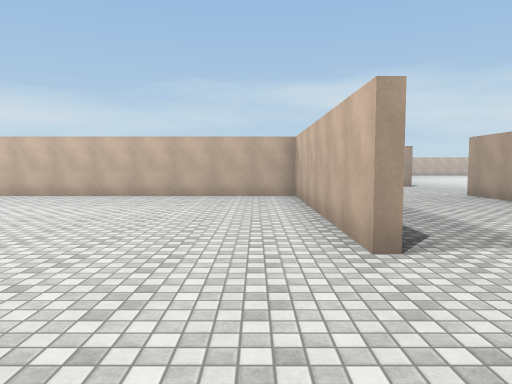
View 1 (above)

24 first-person views from a walk through a scene from a Unity 3-D project. The camera is 1.5 m above the floor, tilts 4° down and sees 70° across. The floor is counted in squares, 2 m on a side. Each view is taken from the middle of a square. On the plan, view 1 faces up. The plan holds only what a view shows up to about 11 squares ahead; the rest is blank. The place goes on beyond the plan. The player is left out. Surface patterns are stand-ins for the level's own textures.

View 2
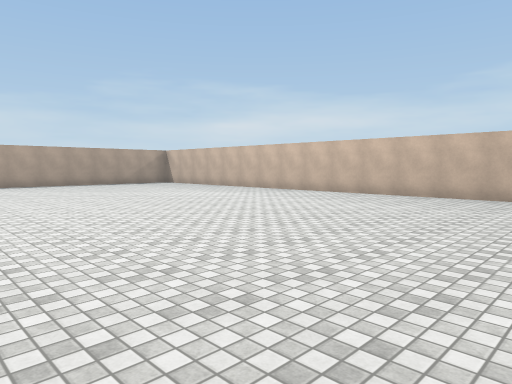

View 3
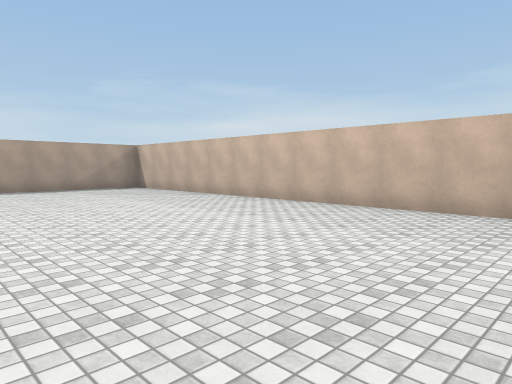

View 4
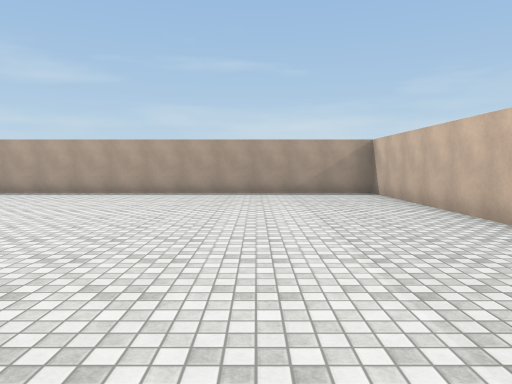

View 5
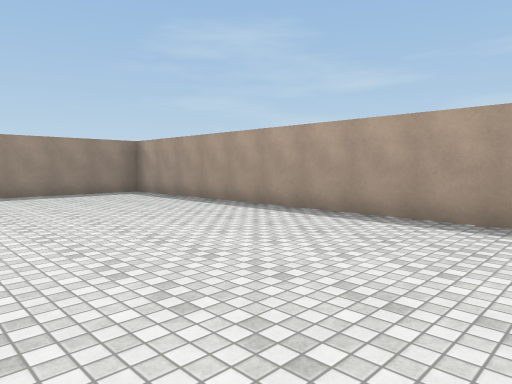

View 6
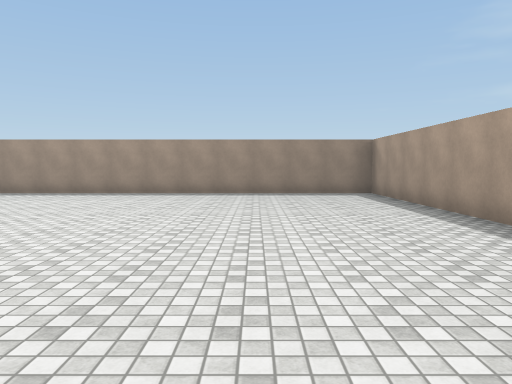

View 7
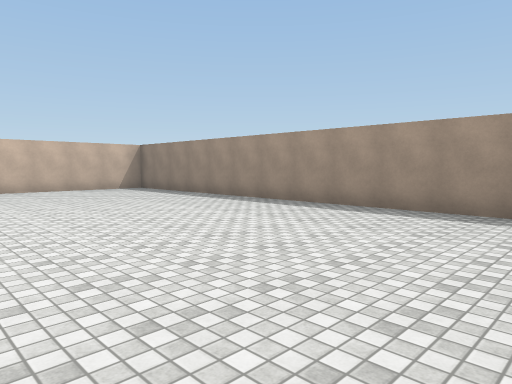

View 8
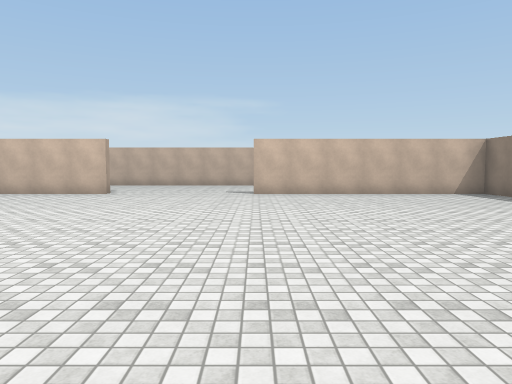

View 9
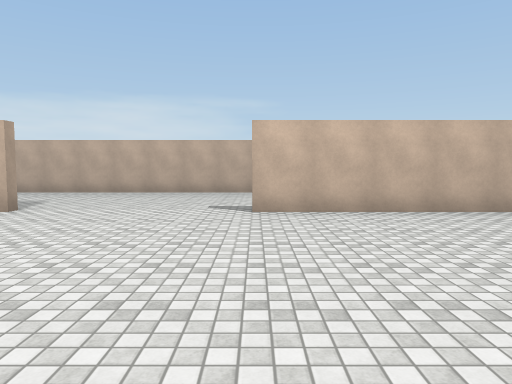

View 10
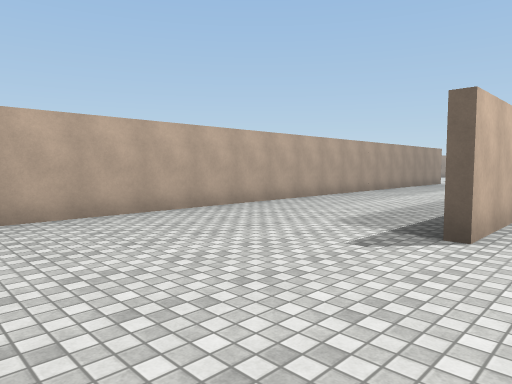

View 11
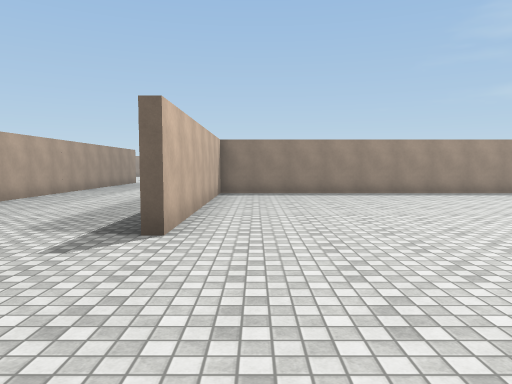

View 12
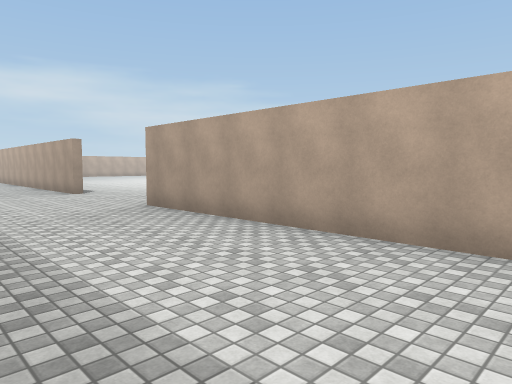

View 13
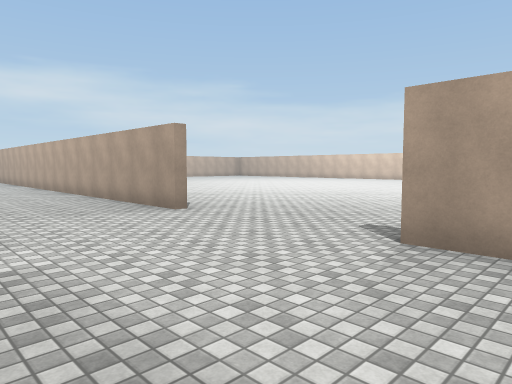

View 14
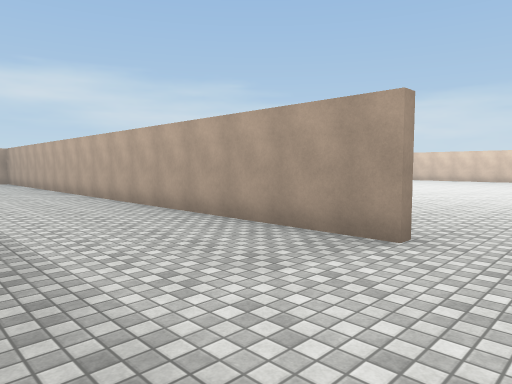

View 15
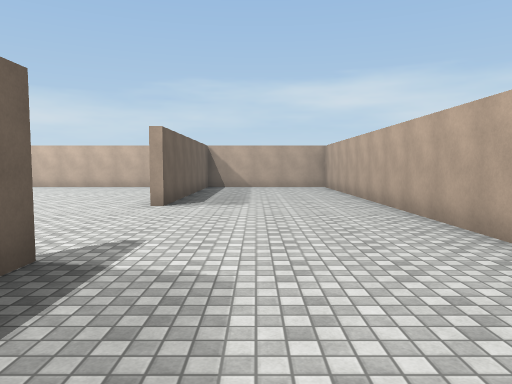

View 16
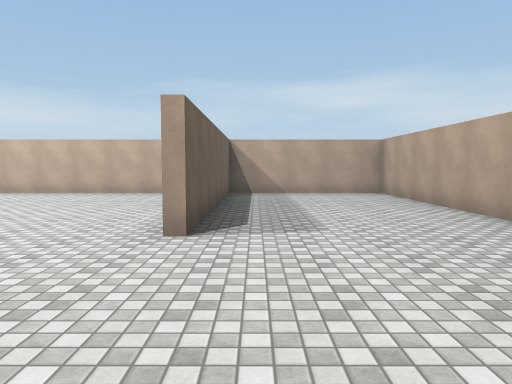

View 17
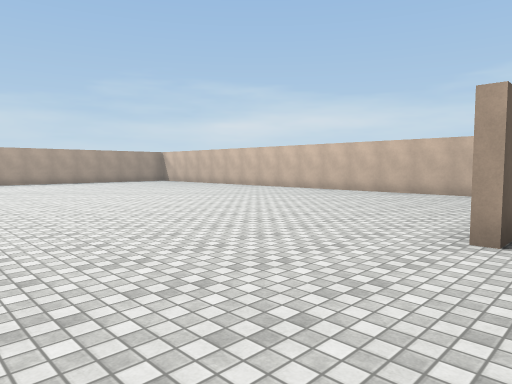

View 18
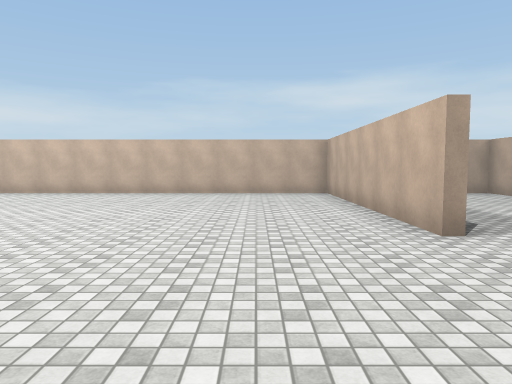

View 19
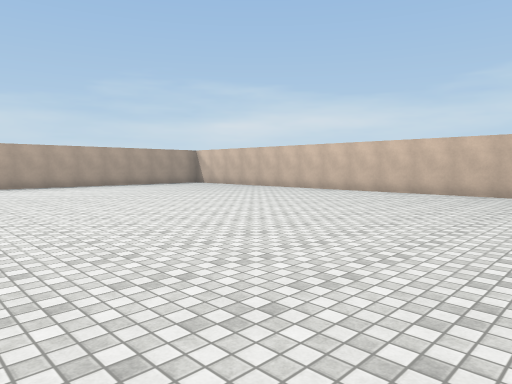

View 20
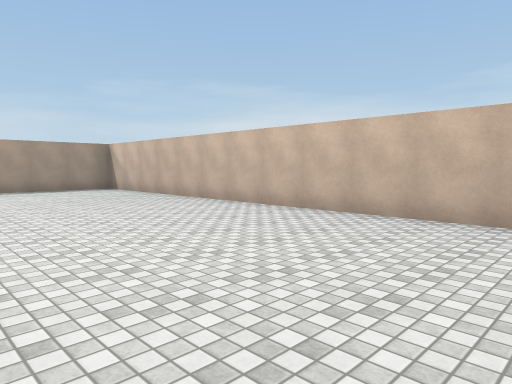

View 21
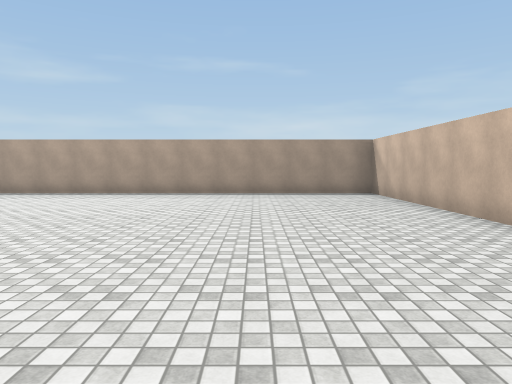

View 22
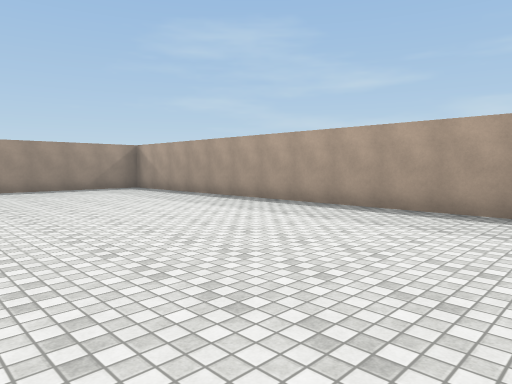

View 23
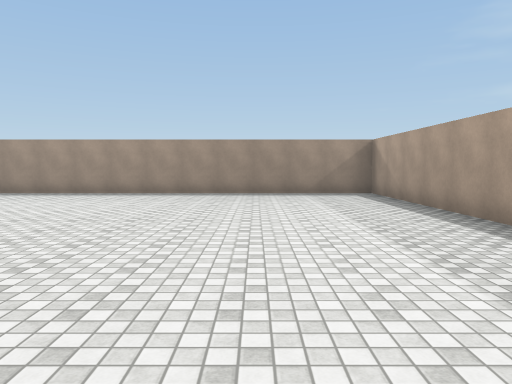

View 24
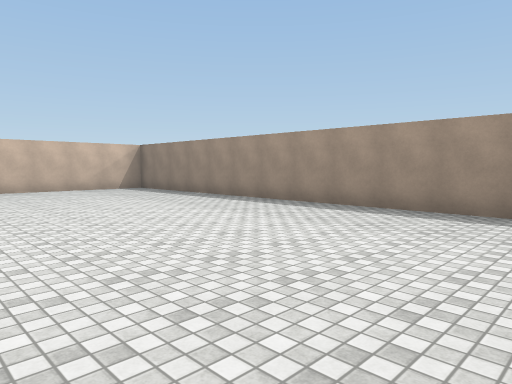

### Floor plan
Points are (right, up) in squares from view 1. A wall is a line through its corners. A room is listed if a view was taken in it or the views show most of it. See-through windows are left out.
Room 1 (views 1, 2, 3, 4, 5, 6, 7, 8, 9)
walls: (1, 3) (1, 9.3) (-15.3, 9.3) (-15.3, -7.3) (1, -7.3) (1, -0.9)
ways out: opening at (0.2, 1.5) to room 2
Room 2 (views 10, 11, 12, 13, 14, 15, 16, 17, 18, 19, 20, 21, 22, 23, 24)
walls: (1, 16.4) (1, 18); (5.5, 13.4) (5.5, 30.3) (1.3, 30.3) (1.3, 23.9); (1.3, 19.9) (1.3, 19.4); (1, 23.9) (1, 30.3) (-15.3, 30.3) (-15.3, 13.7) (-1.6, 13.7); (5.5, -8.1) (5.5, 9.5)
ways out: opening at (0.2, 1.5) to room 1

Where each view was taken, in squares from view 1:
view 1: 0 up, 0 right, facing up
view 2: 0 up, 0 right, facing up-left
view 3: 3 up, 3 left, facing up-left
view 4: 6 up, 5 left, facing left
view 5: 3 up, 10 left, facing down-left
view 6: 3 up, 12 left, facing down
view 7: 1 down, 11 left, facing down-right
view 8: 1 down, 9 left, facing right
view 9: 1 down, 5 left, facing right
view 10: 3 up, 0 right, facing down-right
view 11: 3 up, 0 right, facing down
view 12: 3 up, 2 right, facing up-right
view 13: 8 up, 2 right, facing up-right
view 14: 12 up, 2 right, facing up-right
view 15: 17 up, 3 right, facing up
view 16: 20 up, 2 right, facing up
view 17: 20 up, 2 right, facing up-left
view 18: 20 up, 1 left, facing up
view 19: 20 up, 1 left, facing up-left
view 20: 25 up, 3 left, facing up-left
view 21: 27 up, 5 left, facing left
view 22: 26 up, 9 left, facing down-left
view 23: 24 up, 12 left, facing down
view 24: 20 up, 11 left, facing down-right
